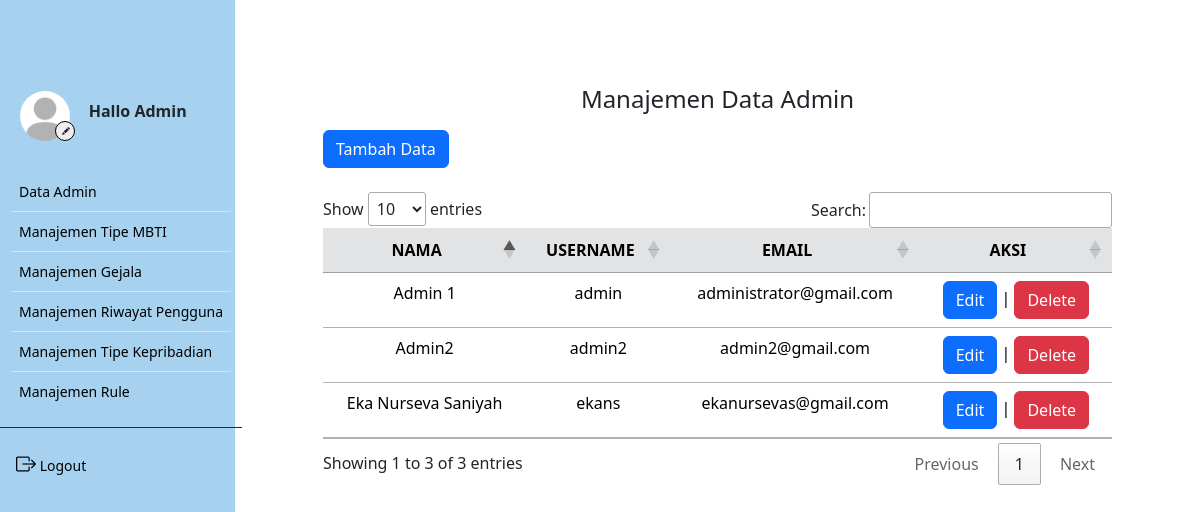
The app's page /admin/data_admin.php with its own data.
### tables this page shows
CREATE TABLE `user` (
  `iduser` int(11) NOT NULL,
  `nama` varchar(50) NOT NULL,
  `username` varchar(50) NOT NULL,
  `password` varchar(100) NOT NULL,
  `email` varchar(50) NOT NULL,
  `foto` varchar(50) NOT NULL
);

### controller/main.php (called while the page is built, shortened)
<?php
$conn = mysqli_connect("localhost", "root", "", "mbti");
function query($query)
{
    global $conn;
    $result = mysqli_query($conn, $query);
    $rows = [];
    while ($row = mysqli_fetch_assoc($result)) {
        $rows[] = $row;
    }
    return $rows;
}
function generateRandomKey()
{
    $keyLength = 32;
    $randomBytes = openssl_random_pseudo_bytes($keyLength, $strong);
    if (!$strong) {
        $randomBytes = random_bytes($keyLength);
    }
    return base64_encode($randomBytes);
}
function enkripsi($kata)
{
    $key = generateRandomKey();
    $string = openssl_encrypt($kata, 'AES-256-CBC', $key, 0, substr($key, 0, 16));
    $hasilEnkripsi = base64_encode($key . $string);
    return $hasilEnkripsi;
}
?>

### admin/data_admin.php (the view, shortened to what this page needs)
<?php
$data = query("SELECT * FROM user");
?>
<!DOCTYPE html>
<html lang="en">
<head>
    <link href="https://cdn.jsdelivr.net/npm/bootstrap@5.3.2/dist/css/bootstrap.min.css" rel="stylesheet"
 />
    <link rel="stylesheet" href="https://cdn.jsdelivr.net/npm/bootstrap-icons@1.9.1/font/bootstrap-icons.css" />
    <link rel="stylesheet" href="https://cdn.datatables.net/1.13.4/css/jquery.dataTables.min.css">
    <link rel="stylesheet" href="../style.css">
</head>
<body>
    <div class="content">
        <div class="main-container m-0">
            <div class="d-flex">
                <?php
                require_once('../navbar/sidebar.php');
                ?>
                <div class="contents" style="margin: 75px 0; padding: 10px 40px;">
                    <h4 class="text-center">Manajemen Data Admin</h4>
                    <div class="ms-5 mt-3">
                        <a href="../admin/input.php">
                            <button class="btn btn-primary">Tambah Data</button>
                        </a>
                    </div>
                    <div class="tabel mt-4 mx-5">
                        <table id="example" class="table table-hover text-center">
                            <thead>
                                <tr class="table-secondary">
                                    <th class="text-center" scope="col">NAMA</th>
                                    <th class="text-center" scope="col">USERNAME</th>
                                    <th class="text-center" scope="col">EMAIL</th>
                                    <th class="text-center" scope="col">AKSI</th>
                                </tr>
                            </thead>
                            <tbody>
                                <?php
                                foreach ($data as $d):
                                    $id_enkrip = enkripsi($d['iduser']);
                                    ?>
                                    <tr>
                                        <td>
                                            <?= $d['nama']; ?>
                                        </td>
                                        <td>
                                            <?= $d['username']; ?>
                                        </td>
                                        <td>
                                            <?= $d['email']; ?>
                                        </td>
                                        <td>
                                            <a class="btn btn-primary"
                                                href="../admin/edit.php?id=<?= $id_enkrip; ?>">Edit</a> | <a
                                                class="btn btn-danger" id="delete"
                                                onclick="confirmDelete(<?= $d['iduser']; ?>)">Delete</a>
                                        </td>
                                    </tr>
                                    <?php
                                endforeach;
                                ?>
                            </tbody>
                        </table>
                    </div>
                </div>
            </div>
        </div>
</body>
</html>

### style.css (style rules this page uses)
.content, .contents { min-height: 100vh; width: 100%; }

### records on screen
user: nama "Admin 1", username "admin", email "administrator@gmail.com"
user: nama "Eka Nurseva Saniyah", username "ekans", email "ekanursevas@gmail.com"
user: nama "Admin2", username "admin2", email "admin2@gmail.com"
